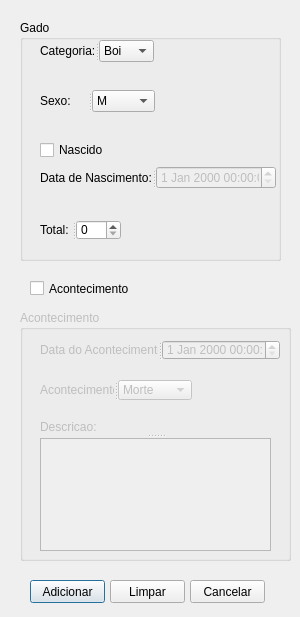
<?xml version="1.0" encoding="UTF-8"?>
<ui version="4.0">
 <class>addGeral</class>
 <widget class="QDialog" name="addGeral">
  <property name="geometry">
   <rect>
    <x>0</x>
    <y>0</y>
    <width>300</width>
    <height>617</height>
   </rect>
  </property>
  <property name="windowTitle">
   <string>Dialog</string>
  </property>
  <widget class="QGroupBox" name="gadoGroupBox">
   <property name="geometry">
    <rect>
     <x>20</x>
     <y>20</y>
     <width>261</width>
     <height>241</height>
    </rect>
   </property>
   <property name="title">
    <string>Gado</string>
   </property>
   <widget class="QSplitter" name="splitter_4">
    <property name="geometry">
     <rect>
      <x>20</x>
      <y>200</y>
      <width>81</width>
      <height>20</height>
     </rect>
    </property>
    <property name="orientation">
     <enum>Qt::Horizontal</enum>
    </property>
    <widget class="QLabel" name="totalLabel">
     <property name="text">
      <string>Total:</string>
     </property>
    </widget>
    <widget class="QSpinBox" name="totalSpinBox"/>
   </widget>
   <widget class="QWidget" name="">
    <property name="geometry">
     <rect>
      <x>20</x>
      <y>20</y>
      <width>115</width>
      <height>72</height>
     </rect>
    </property>
    <layout class="QVBoxLayout" name="verticalLayout">
     <item>
      <widget class="QSplitter" name="splitter">
       <property name="orientation">
        <enum>Qt::Horizontal</enum>
       </property>
       <widget class="QLabel" name="categoriaLabel">
        <property name="text">
         <string>Categoria: </string>
        </property>
       </widget>
       <widget class="QComboBox" name="categoriaComboBox">
        <property name="currentIndex">
         <number>0</number>
        </property>
        <item>
         <property name="text">
          <string>Boi</string>
         </property>
        </item>
        <item>
         <property name="text">
          <string>Vaca</string>
         </property>
        </item>
        <item>
         <property name="text">
          <string>Touro</string>
         </property>
        </item>
        <item>
         <property name="text">
          <string>Vitelo</string>
         </property>
        </item>
       </widget>
      </widget>
     </item>
     <item>
      <spacer name="verticalSpacer">
       <property name="orientation">
        <enum>Qt::Vertical</enum>
       </property>
       <property name="sizeHint" stdset="0">
        <size>
         <width>20</width>
         <height>18</height>
        </size>
       </property>
      </spacer>
     </item>
     <item>
      <widget class="QSplitter" name="splitter_2">
       <property name="orientation">
        <enum>Qt::Horizontal</enum>
       </property>
       <widget class="QLabel" name="sexoLabel">
        <property name="text">
         <string>Sexo:</string>
        </property>
       </widget>
       <widget class="QComboBox" name="sexoComboBox">
        <item>
         <property name="text">
          <string>M</string>
         </property>
        </item>
        <item>
         <property name="text">
          <string>F</string>
         </property>
        </item>
       </widget>
      </widget>
     </item>
    </layout>
   </widget>
   <widget class="QWidget" name="">
    <property name="geometry">
     <rect>
      <x>20</x>
      <y>100</y>
      <width>236</width>
      <height>69</height>
     </rect>
    </property>
    <layout class="QVBoxLayout" name="verticalLayout_2">
     <item>
      <spacer name="verticalSpacer_2">
       <property name="orientation">
        <enum>Qt::Vertical</enum>
       </property>
       <property name="sizeHint" stdset="0">
        <size>
         <width>20</width>
         <height>18</height>
        </size>
       </property>
      </spacer>
     </item>
     <item>
      <widget class="QCheckBox" name="nascidoCheckBox">
       <property name="text">
        <string>Nascido</string>
       </property>
       <property name="checked">
        <bool>false</bool>
       </property>
       <property name="tristate">
        <bool>false</bool>
       </property>
      </widget>
     </item>
     <item>
      <widget class="QSplitter" name="splitter_3">
       <property name="orientation">
        <enum>Qt::Horizontal</enum>
       </property>
       <widget class="QLabel" name="dataNascimentoLabel">
        <property name="text">
         <string>Data de Nascimento:</string>
        </property>
       </widget>
       <widget class="QDateTimeEdit" name="dataNascimentoDateTime">
        <property name="enabled">
         <bool>false</bool>
        </property>
       </widget>
      </widget>
     </item>
    </layout>
   </widget>
   <zorder>splitter</zorder>
   <zorder>splitter_2</zorder>
   <zorder>nascidoCheckBox</zorder>
   <zorder>splitter_3</zorder>
   <zorder>splitter_4</zorder>
   <zorder>verticalSpacer</zorder>
   <zorder>verticalSpacer_2</zorder>
   <zorder>verticalSpacer_3</zorder>
   <zorder>splitter_3</zorder>
  </widget>
  <widget class="QCheckBox" name="acontecimentoCheckBox">
   <property name="geometry">
    <rect>
     <x>30</x>
     <y>280</y>
     <width>101</width>
     <height>17</height>
    </rect>
   </property>
   <property name="text">
    <string>Acontecimento</string>
   </property>
  </widget>
  <widget class="QGroupBox" name="acontecimentoGroupBox">
   <property name="enabled">
    <bool>false</bool>
   </property>
   <property name="geometry">
    <rect>
     <x>20</x>
     <y>310</y>
     <width>271</width>
     <height>251</height>
    </rect>
   </property>
   <property name="title">
    <string>Acontecimento</string>
   </property>
   <widget class="QSplitter" name="splitter_5">
    <property name="geometry">
     <rect>
      <x>20</x>
      <y>30</y>
      <width>241</width>
      <height>20</height>
     </rect>
    </property>
    <property name="orientation">
     <enum>Qt::Horizontal</enum>
    </property>
    <widget class="QLabel" name="dataAcontecimentoLabel">
     <property name="text">
      <string>Data do Acontecimento</string>
     </property>
    </widget>
    <widget class="QDateTimeEdit" name="dataAcontecimentoDateTime"/>
   </widget>
   <widget class="QSplitter" name="splitter_6">
    <property name="geometry">
     <rect>
      <x>20</x>
      <y>70</y>
      <width>152</width>
      <height>20</height>
     </rect>
    </property>
    <property name="orientation">
     <enum>Qt::Horizontal</enum>
    </property>
    <widget class="QLabel" name="acontecimentoLabel">
     <property name="text">
      <string>Acontecimento</string>
     </property>
    </widget>
    <widget class="QComboBox" name="acontecimentoComboBox">
     <item>
      <property name="text">
       <string>Morte</string>
      </property>
     </item>
     <item>
      <property name="text">
       <string>Retirada</string>
      </property>
     </item>
     <item>
      <property name="text">
       <string>Nascimento</string>
      </property>
     </item>
     <item>
      <property name="text">
       <string>Ferimento</string>
      </property>
     </item>
     <item>
      <property name="text">
       <string>Roubo</string>
      </property>
     </item>
    </widget>
   </widget>
   <widget class="QSplitter" name="splitter_7">
    <property name="geometry">
     <rect>
      <x>20</x>
      <y>110</y>
      <width>231</width>
      <height>131</height>
     </rect>
    </property>
    <property name="orientation">
     <enum>Qt::Vertical</enum>
    </property>
    <widget class="QLabel" name="descricaoLabel">
     <property name="text">
      <string>Descricao:</string>
     </property>
    </widget>
    <widget class="QTextEdit" name="descricaoTextEdit"/>
   </widget>
  </widget>
  <widget class="QPushButton" name="adicionarPushButton">
   <property name="geometry">
    <rect>
     <x>30</x>
     <y>580</y>
     <width>75</width>
     <height>23</height>
    </rect>
   </property>
   <property name="text">
    <string>Adicionar</string>
   </property>
  </widget>
  <widget class="QPushButton" name="limparPushButton">
   <property name="geometry">
    <rect>
     <x>110</x>
     <y>580</y>
     <width>75</width>
     <height>23</height>
    </rect>
   </property>
   <property name="text">
    <string>Limpar</string>
   </property>
  </widget>
  <widget class="QPushButton" name="cancelarPushButton">
   <property name="geometry">
    <rect>
     <x>190</x>
     <y>580</y>
     <width>75</width>
     <height>23</height>
    </rect>
   </property>
   <property name="text">
    <string>Cancelar</string>
   </property>
  </widget>
 </widget>
 <resources/>
 <connections/>
</ui>
